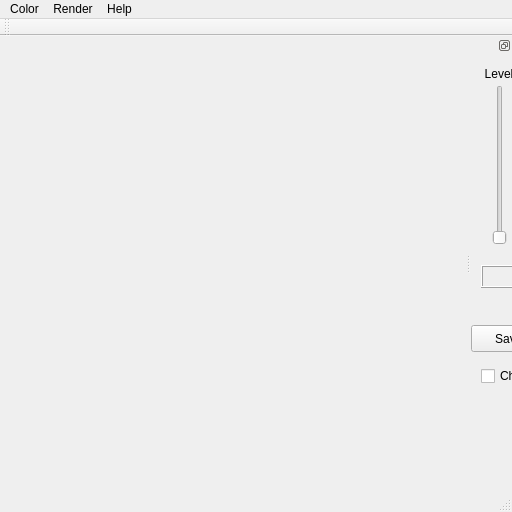
<?xml version="1.0" encoding="UTF-8"?>
<ui version="4.0">
 <class>MainWindow</class>
 <widget class="QMainWindow" name="MainWindow">
  <property name="geometry">
   <rect>
    <x>0</x>
    <y>0</y>
    <width>512</width>
    <height>512</height>
   </rect>
  </property>
  <property name="minimumSize">
   <size>
    <width>512</width>
    <height>512</height>
   </size>
  </property>
  <property name="windowTitle">
   <string>MainWindow</string>
  </property>
  <widget class="QWidget" name="centralWidget"/>
  <widget class="QMenuBar" name="menuBar">
   <property name="geometry">
    <rect>
     <x>0</x>
     <y>0</y>
     <width>512</width>
     <height>25</height>
    </rect>
   </property>
   <widget class="QMenu" name="menuColor">
    <property name="title">
     <string>Color</string>
    </property>
    <addaction name="actionBackground"/>
   </widget>
   <widget class="QMenu" name="menuAbout">
    <property name="title">
     <string>Help</string>
    </property>
    <addaction name="actionAbout"/>
   </widget>
   <widget class="QMenu" name="menuRender">
    <property name="title">
     <string>Render</string>
    </property>
    <addaction name="actionVolume"/>
   </widget>
   <addaction name="menuColor"/>
   <addaction name="menuRender"/>
   <addaction name="menuAbout"/>
  </widget>
  <widget class="QStatusBar" name="statusBar"/>
  <widget class="QToolBar" name="mainToolBar">
   <property name="movable">
    <bool>true</bool>
   </property>
   <attribute name="toolBarArea">
    <enum>TopToolBarArea</enum>
   </attribute>
   <attribute name="toolBarBreak">
    <bool>false</bool>
   </attribute>
  </widget>
  <widget class="QDockWidget" name="dockWidget">
   <property name="layoutDirection">
    <enum>Qt::LeftToRight</enum>
   </property>
   <property name="floating">
    <bool>false</bool>
   </property>
   <property name="features">
    <set>QDockWidget::DockWidgetFloatable</set>
   </property>
   <property name="windowTitle">
    <string/>
   </property>
   <attribute name="dockWidgetArea">
    <number>2</number>
   </attribute>
   <widget class="QWidget" name="dockWidgetContents">
    <widget class="QSlider" name="verticalSlider">
     <property name="geometry">
      <rect>
       <x>20</x>
       <y>30</y>
       <width>17</width>
       <height>160</height>
      </rect>
     </property>
     <property name="orientation">
      <enum>Qt::Vertical</enum>
     </property>
    </widget>
    <widget class="QLabel" name="label">
     <property name="geometry">
      <rect>
       <x>0</x>
       <y>10</y>
       <width>56</width>
       <height>18</height>
      </rect>
     </property>
     <property name="text">
      <string>Level</string>
     </property>
     <property name="alignment">
      <set>Qt::AlignCenter</set>
     </property>
    </widget>
    <widget class="QLCDNumber" name="lcdNumber">
     <property name="geometry">
      <rect>
       <x>10</x>
       <y>210</y>
       <width>41</width>
       <height>23</height>
      </rect>
     </property>
    </widget>
    <widget class="QPushButton" name="btnSaveImg">
     <property name="geometry">
      <rect>
       <x>0</x>
       <y>270</y>
       <width>99</width>
       <height>27</height>
      </rect>
     </property>
     <property name="text">
      <string>Save Img</string>
     </property>
    </widget>
    <widget class="QCheckBox" name="checkBox">
     <property name="geometry">
      <rect>
       <x>10</x>
       <y>310</y>
       <width>98</width>
       <height>22</height>
      </rect>
     </property>
     <property name="text">
      <string>CheckBox</string>
     </property>
    </widget>
   </widget>
  </widget>
  <action name="actionBackground">
   <property name="text">
    <string>Background</string>
   </property>
  </action>
  <action name="actionAbout">
   <property name="text">
    <string>About</string>
   </property>
  </action>
  <action name="actionVolume">
   <property name="checkable">
    <bool>true</bool>
   </property>
   <property name="checked">
    <bool>false</bool>
   </property>
   <property name="text">
    <string>Volume</string>
   </property>
  </action>
 </widget>
 <layoutdefault spacing="6" margin="11"/>
 <resources/>
 <connections>
  <connection>
   <sender>verticalSlider</sender>
   <signal>valueChanged(int)</signal>
   <receiver>lcdNumber</receiver>
   <slot>display(int)</slot>
   <hints>
    <hint type="sourcelabel">
     <x>493</x>
     <y>231</y>
    </hint>
    <hint type="destinationlabel">
     <x>497</x>
     <y>282</y>
    </hint>
   </hints>
  </connection>
 </connections>
</ui>
